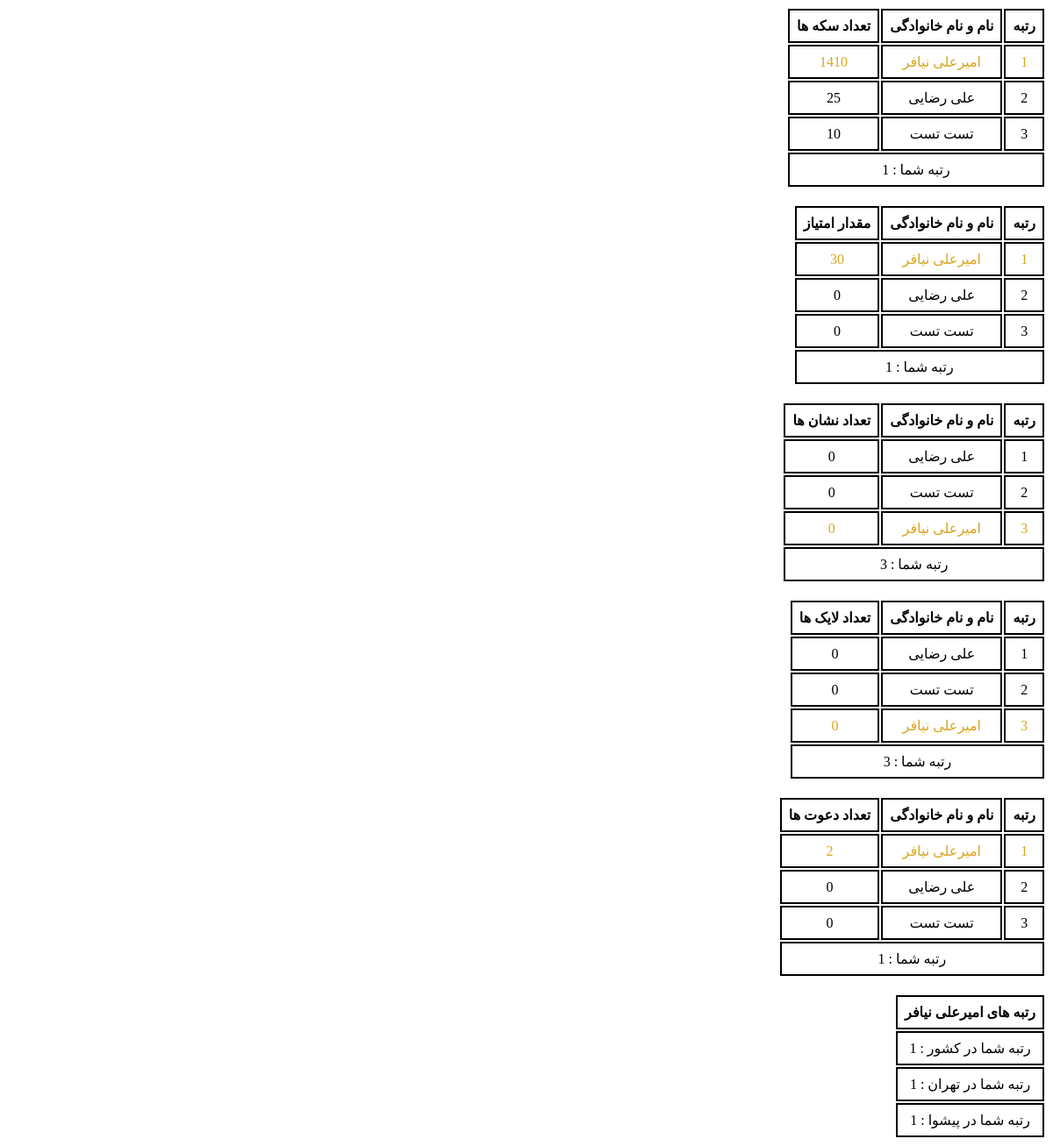
The app's page /club (signed in), older data.
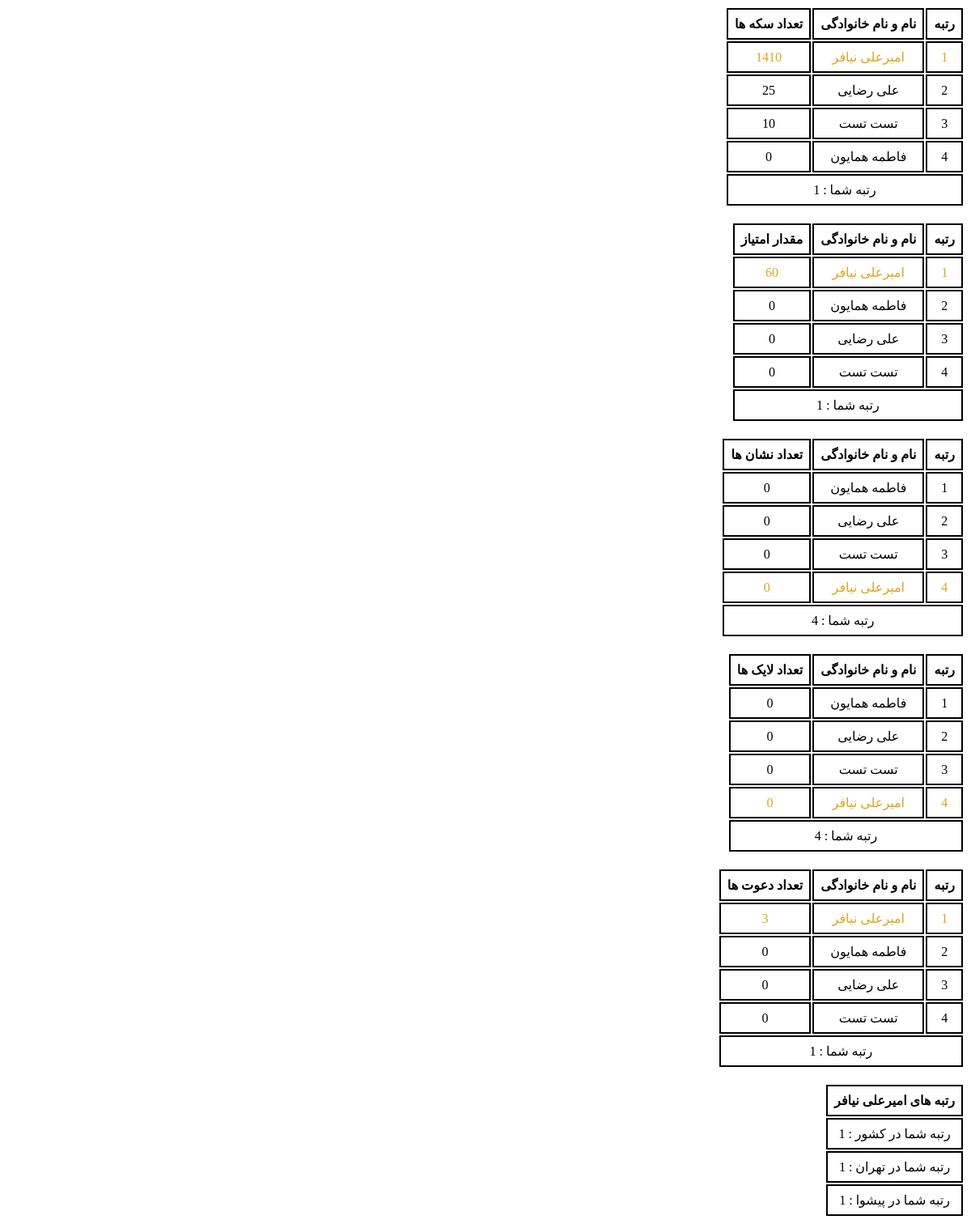
The same page, newer data.
### models/user.py (models this page shows)
class User(db.Model, UserMixin):
    __tablename__ = "users"
    id = Column(Integer, primary_key=True)
    name = Column(String, nullable=False, unique=True, index=True)
    username = Column(String, nullable=False, unique=True, index=True)
    password = Column(String, nullable=False, unique=True, index=True)
    code = Column(Integer, nullable=False, unique=True, index=True)
    phone = Column(String, nullable=False, index=True)
    email = Column(String, nullable=False, index=True)
    grade = Column(String, nullable=False, index=True)
    birth = Column(String, nullable=False, index=True)  #1340 - 1397
    gender = Column(String, nullable=False, index=True)
    type = Column(String, nullable=False, index=True)
    invite_code = Column(String, nullable=False, index=True)
    invite_auth = Column(String, nullable=False, index=True)
    msg_code = Column(Integer, index=True)
    province = Column(String, index=True)
    city = Column(String, index=True)
    school_name = Column(String, index=True)
    school_type = Column(String, index=True)
    home_addres = Column(String, index=True)
    recognition = Column(String, index=True)
    final = Column(Integer, default=0, index=True)
    authentication = Column(Integer, default=0, index=True)
    downloads = Column(Integer, default=2, index=True)
    coin = Column(Integer, default=0, index=True)
    point = Column(Integer, default=0, index=True)
    badge = Column(Integer, default=0, index=True)
    like = Column(Integer, default=0, index=True)
    invite = Column(Integer, default=0, index=True)

### blueprints/user.py (the view)
@app.route('/club')
@login_required
def club():
    top_coins = User.query.order_by(User.coin.desc()).limit(10).all()
    top_points = User.query.order_by(User.point.desc()).limit(10).all()
    top_likes = User.query.order_by(User.like.desc()).limit(10).all()
    top_badges = User.query.order_by(User.badge.desc()).limit(10).all()
    top_invites = User.query.order_by(User.invite.desc()).limit(10).all()
    rank_coins = User.query.order_by(User.coin.desc()).all().index(current_user)+1
    rank_points = User.query.order_by(User.point.desc()).all().index(current_user)+1
    rank_likes = User.query.order_by(User.like.desc()).all().index(current_user)+1
    rank_badges = User.query.order_by(User.badge.desc()).all().index(current_user)+1
    rank_invites = User.query.order_by(User.invite.desc()).all().index(current_user)+1
    province_rank = User.query.filter(User.province==current_user.province).order_by(User.point.desc()).all().index(current_user)+1
    city_rank = User.query.filter(User.city==current_user.city).order_by(User.point.desc()).all().index(current_user)+1
    return render_template("user/club.html", user=current_user, top_coins=top_coins, top_points=top_points, top_likes=top_likes, top_badges=top_badges, top_invites=top_invites,
                           rank_coins=rank_coins, rank_points=rank_points, rank_likes=rank_likes, rank_badges=rank_badges, rank_invites=rank_invites,
                            province_rank=province_rank, city_rank=city_rank)

### app.py (called while the page is built)
@login_manager.user_loader
def load_user(user_id):
    return User.query.filter(User.id==user_id).first()

### templates/user/club.html (shortened to what this page needs)
{% extends "Base.html" %}
    {% block body %}
    <table>
        <tr>
            <th>رتبه</th>
            <th>نام و نام خانوادگی</th>
            <th>تعداد سکه ها</th>
        </tr>
        {%for i in top_coins%}
        <tr class="{{'me' if i==user}}">
            <td>{{loop.index}}</td>
            <td>{{i.name}}</td>
            <td>{{i.coin}}</td>
        </tr>
        {% endfor %}
        {% if user.authentication==1 and user.final==1%}
        <tr>
            <td colspan="3">رتبه شما : {{rank_coins}}</td>
        </tr>
        {% endif %}
    </table>
    <br>
    <table>
        <tr>
            <th>رتبه</th>
            <th>نام و نام خانوادگی</th>
            <th>مقدار امتیاز </th>
        </tr>
        {%for i in top_points%}
        <tr class="{{'me' if i==user}}">
            <td>{{loop.index}}</td>
            <td>{{i.name}}</td>
            <td>{{i.point}}</td>
        </tr>
        {% endfor %}
        {% if user.authentication==1 and user.final==1%}
        <tr>
            <td colspan="3">رتبه شما : {{rank_points}}</td>
        </tr>
        {% endif %}
    </table>
    <br>
    <table>
        <tr>
            <th>رتبه</th>
            <th>نام و نام خانوادگی</th>
            <th>تعداد نشان ها </th>
        </tr>
        {%for i in top_badges%}
        <tr class="{{'me' if i==user}}">
            <td>{{loop.index}}</td>
            <td>{{i.name}}</td>
            <td>{{i.badge}}</td>
        </tr>
        {% endfor %}
        {% if user.authentication==1 and user.final==1%}
        <tr>
            <td colspan="3">رتبه شما : {{rank_badges}}</td>
        </tr>
        {% endif %}
    </table>
    <br>
    <table>
        <tr>
            <th>رتبه</th>
            <th>نام و نام خانوادگی</th>
            <th>تعداد لایک ها </th>
        </tr>
        {%for i in top_likes%}
        <tr class="{{'me' if i==user}}">
            <td>{{loop.index}}</td>
            <td>{{i.name}}</td>
            <td>{{i.like}}</td>
        </tr>
        {% endfor %}
        {% if user.authentication==1 and user.final==1%}
        <tr>
            <td colspan="3">رتبه شما : {{rank_likes}}</td>
        </tr>
        {% endif %}
    </table>
    <br>
    <table>
        <tr>
            <th>رتبه</th>
            <th>نام و نام خانوادگی</th>
            <th>تعداد دعوت ها </th>
        </tr>
        {%for i in top_invites%}
        <tr class="{{'me' if i==user}}">
            <td>{{loop.index}}</td>
            <td>{{i.name}}</td>
            <td>{{i.invite}}</td>
        </tr>
        {% endfor %}
        {% if user.authentication==1 and user.final==1%}
        <tr>
            <td colspan="3">رتبه شما : {{rank_invites}}</td>
        </tr>
        {% endif %}
    </table>
    <br>
    {% if user.authentication==1 and user.final==1%}
    <table>
        <tr>
            <th>رتبه های {{user.name}}</th>
        </tr>
        <tr>
            <td>رتبه شما در کشور : {{rank_points}}</td>
        </tr>
        <tr>
            <td>رتبه شما در {{user.province}} : {{province_rank}}</td>
        </tr>
        <tr>
            <td>رتبه شما در {{user.city}} : {{city_rank}}</td>
        </tr>
    </table>
    {% else %}
    <a href="{{url_for('user.completion')+'?next=/club'}}"><button>مشاهده رتبه های من</button></a>
    {% endif %}
{% endblock %}

### templates/Base.html (shortened to what this page needs)
<!DOCTYPE html>
<html lang="fa" dir="rtl">
<head>
    <link rel="stylesheet" href="{{ url_for('static', filename='libraries/sweetalert2/sweetalert2.min.css') }}">
</head>
<body>
    {% block body%}{% endblock %}
</body>
</html>

### templates/user/club.html (style rules this page uses)
.me { color: goldenrod; }
th, td { border: 2px solid black; padding: 8px; text-align: center; }

Row changes from the older to the newer data that the page shows:
changed User "امیرعلی نیافر": point "30" → "60"; invite "2" → "3"
added User: name "فاطمه همایون", coin "0", point "0", badge "0", like "0", invite "0"
Text that changed along with them:
{{ rank_badges }}: "3" → "4"
{{ rank_likes }}: "3" → "4"
